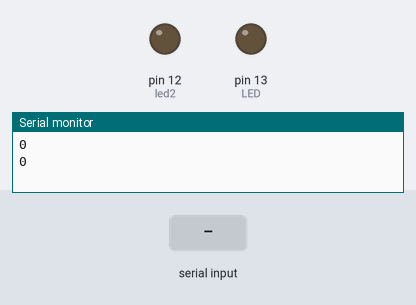
This sketch was run on a simulated Arduino Uno, built with avr-gcc and run on an emulated ATmega328P. Shown: output pins drawn as LEDs (lit = HIGH), the last lines printed to the serial monitor. The test bench sets the inputs (shaded band).

Above: at 1.2 s.
1.3 s: "1\n" received over Serial
At 3.8 s:
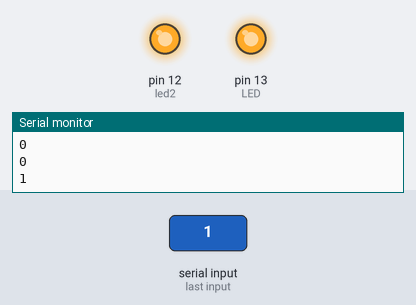
4.3 s: "90,45\n" received over Serial
At 7.3 s:
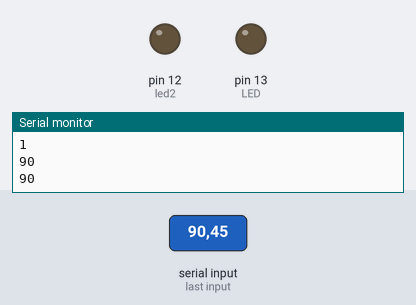
Timing chart, 0 to 8.8 s (numbered marks = the images above; inputs shaded):
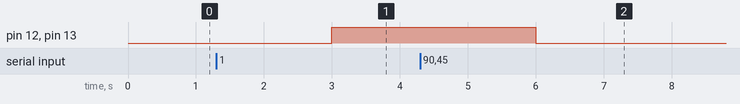

The sketch:

blinking.ino
```cpp
int LED=13;
String data;
int led2=12;
int val=0;
void setup() {
  // put your setup code here, to run once:
  pinMode(LED,OUTPUT);
  pinMode(led2,OUTPUT);
  Serial.begin(9600);


}

void loop() {
  while (Serial.available()){
      data = Serial.readString();
      val= data.toInt();
   }
  // put your main code here, to run repeatedly:
  Serial.println(val);
  if(val==1){
    digitalWrite(LED,HIGH);
    digitalWrite(led2,HIGH);
    delay(1000);
  }

  else{
    digitalWrite(led2,LOW);
    digitalWrite(LED,LOW);
    delay(1000);
    }
  }
```

Measured:
- after the input at 1.3 s, pin 12 (led2), pin 13 (LED): LOW → HIGH after 1.7 s
- after the input at 4.3 s, pin 12 (led2), pin 13 (LED): HIGH → LOW after 1.7 s
